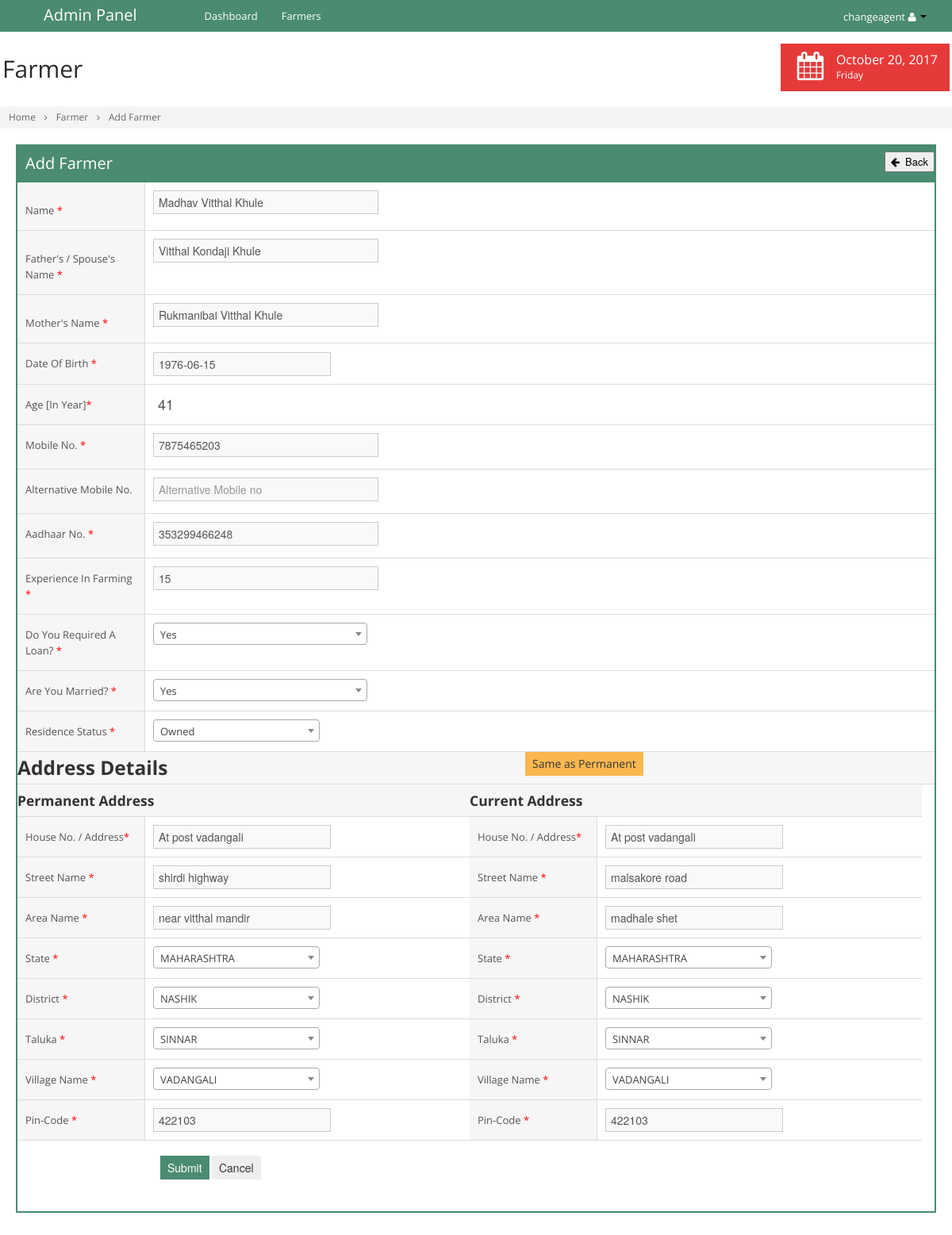
Screenshot of /edit_farmer.php?fm_id=100004 (signed in) with the database file from the repository.
### tables this page shows
CREATE TABLE IF NOT EXISTS `tbl_farmers` (
  `id` int(11) NOT NULL AUTO_INCREMENT,
  `fm_caid` int(11) NOT NULL,
  `fm_id` int(11) NOT NULL,
  `fm_name` varchar(255) NOT NULL,
  `fm_aadhar` bigint(11) NOT NULL,
  `fm_mobileno` bigint(11) NOT NULL,
  `fm_loan` varchar(255) NOT NULL,
  `fm_amount` varchar(255) NOT NULL,
  `fm_status` int(11) NOT NULL,
  `fm_createddt` datetime NOT NULL,
  `fm_createdby` varchar(255) NOT NULL,
  `fm_modifieddt` datetime NOT NULL,
  `fm_modifiedby` varchar(255) NOT NULL,
  PRIMARY KEY (`id`)
);

CREATE TABLE IF NOT EXISTS `tbl_personal_detail` (
  `id` int(11) NOT NULL AUTO_INCREMENT,
  `fm_caid` int(11) NOT NULL,
  `fm_id` int(11) NOT NULL,
  `f1_mfname` varchar(255) NOT NULL,
  `f1_mmname` varchar(500) NOT NULL,
  `f1_father` varchar(255) NOT NULL,
  `f1_age` int(11) NOT NULL,
  `f1_dob` date NOT NULL,
  `f1_mobno` varchar(50) NOT NULL,
  `f1_altno` varchar(50) NOT NULL,
  `f1_ppno` varchar(50) NOT NULL,
  `f1_pancard` varchar(50) NOT NULL,
  `f1_vote` varchar(50) NOT NULL,
  `f1_licno` varchar(50) NOT NULL,
  `f1_otherno` varchar(50) NOT NULL,
  `f1_expfarm` varchar(50) NOT NULL,
  `f1_required_loan` varchar(15) NOT NULL,
  `f1_required_loan_amt` varchar(255) NOT NULL,
  `f1_loan_purpose` varchar(50) NOT NULL,
  `f1_crop_cycle` varchar(100) NOT NULL,
  `f1_status` int(11) NOT NULL DEFAULT '0',
  `f1_section_id` int(11) NOT NULL,
  `f1_points` int(11) NOT NULL,
  `f1_created_date` datetime NOT NULL,
  `f1_created_by` varchar(100) NOT NULL,
  `f1_modified_date` datetime NOT NULL,
  `f1_modified_by` varchar(100) NOT NULL,
  PRIMARY KEY (`id`)
);

CREATE TABLE IF NOT EXISTS `tbl_residence_details` (
  `id` int(11) NOT NULL AUTO_INCREMENT,
  `fm_caid` int(11) NOT NULL,
  `fm_id` int(11) NOT NULL,
  `f7_resistatus` varchar(20) NOT NULL,
  `f7_rent_amount` varchar(255) NOT NULL,
  `f7_phouse` varchar(150) NOT NULL,
  `f7_pstreet` varchar(150) NOT NULL,
  `f7_parea` varchar(100) NOT NULL,
  `f7_pstate` varchar(100) NOT NULL,
  `f7_pdistrict` varchar(100) NOT NULL,
  `f7_ptaluka` varchar(100) NOT NULL,
  `f7_pvillage` varchar(100) NOT NULL,
  `f7_ppin` varchar(10) NOT NULL,
  `f7_platlon` varchar(100) NOT NULL,
  `f7_chouse` varchar(50) NOT NULL,
  `f7_cstreet` varchar(50) NOT NULL,
  `f7_carea` varchar(100) NOT NULL,
  `f7_cstate` varchar(100) NOT NULL,
  `f7_cdistrict` varchar(100) NOT NULL,
  `f7_ctaluka` varchar(100) NOT NULL,
  `f7_cvillage` varchar(100) NOT NULL,
  `f7_cpin` varchar(10) NOT NULL,
  `f7_clatlon` varchar(100) NOT NULL,
  `f7_television` int(11) NOT NULL DEFAULT '0',
  `f7_refrigerator` int(11) NOT NULL DEFAULT '0',
  `f7_wmachine` int(11) NOT NULL DEFAULT '0',
  `f7_mixer` int(11) NOT NULL DEFAULT '0',
  `f7_stove` int(11) NOT NULL DEFAULT '0',
  `f7_bicycle` int(11) NOT NULL DEFAULT '0',
  `f7_ccylinder` int(11) NOT NULL DEFAULT '0',
  `f7_fans` int(11) NOT NULL DEFAULT '0',
  `f7_motorcycle` int(11) NOT NULL DEFAULT '0',
  `f7_car` int(11) NOT NULL DEFAULT '0',
  `f7_status` int(11) NOT NULL DEFAULT '0',
  `f7_section_id` int(11) NOT NULL,
  `f7_points` int(11) NOT NULL,
  `f7_reg_points` int(11) NOT NULL,
  `f7_created_date` datetime NOT NULL,
  `f7_created_by` varchar(100) NOT NULL,
  `f7_modified_date` datetime NOT NULL,
  `f7_modified_by` varchar(100) NOT NULL,
  PRIMARY KEY (`id`)
);

### edit_farmer.php (the view, shortened to what the rows shown need)
<?php
	include('include/connection.php');
    $fm_id         = (isset($_REQUEST['fm_id'])?$_REQUEST['fm_id']:"");
        ?>
        <?php
	$res_get_farmer_info = lookup_value('tbl_farmers',array(),array("fm_id"=>$fm_id),array(),array(),array());
	if($res_get_farmer_info)
	{
		$num_get_farmer_info	= mysqli_num_rows($res_get_farmer_info);
		if($num_get_farmer_info != 0)
		{
			$row_get_farmer_info	= mysqli_fetch_array($res_get_farmer_info);
		}
	}
	$res_get_farmer_personal_info = lookup_value('tbl_personal_detail',array(),array("fm_id"=>$fm_id),array(),array(),array());
	if($res_get_farmer_personal_info)
	{
		$num_get_farmer_personal_info	= mysqli_num_rows($res_get_farmer_personal_info);
		if($num_get_farmer_personal_info != 0)
		{
			$row_get_farmer_personal_info	= mysqli_fetch_array($res_get_farmer_personal_info);
		}
	}
	$res_get_farmer_residence_info = lookup_value('tbl_residence_details',array(),array("fm_id"=>$fm_id),array(),array(),array());
	if($res_get_farmer_residence_info)
	{
		$num_get_farmer_residence_info	= mysqli_num_rows($res_get_farmer_residence_info);
		if($num_get_farmer_residence_info != 0)
		{
			$row_get_farmer_residence_info	= mysqli_fetch_array($res_get_farmer_residence_info);
		}
	}
?>
<!DOCTYPE html>
<html class="not-ie no-js" lang="en">
    <head>
    </head>
    <body class="<?php echo $theme_name; ?>" data-theme="<?php echo $theme_name; ?>">
        <div class="container-fluid" id="content">
            <div id="main" style="margin-left:0px !important">
                <div class="container-fluid">
                    <div class="box box-color box-bordered lightgreen" style="padding:0px;">
                        <div class="box-content nopadding">
                            <form method="POST" enctype="multipart/form-data" class='form-horizontal form-bordered form-validate' id="frm_edit_farmer" name="frm_edit_farmer">
                                <div class="control-group">
                                    <div class="controls">
                                    	<input type="text" value="<?php echo ucwords($row_get_farmer_info['fm_name']); ?>" id="txt_name" name="txt_name" class="input-xlarge v_name" data-rule-required="true" placeholder="Enter Your Name">
                                    </div>
                                </div>
                                <div class="control-group">
                                    <div class="controls">
                                    	<input type="text" value="<?php echo ucwords($row_get_farmer_personal_info['f1_father']); ?>" id="txt_father_name" name="txt_father_name" class="input-xlarge" data-rule-required="true" placeholder="Father's / Spouse's Name">
                                    </div>
                                </div>
                                <div class="control-group">
                                    <div class="controls">
                                    	<input type="text" value="<?php echo ucwords($row_get_farmer_personal_info['f1_mfname']); ?>" id="txt_mother_name" name="txt_mother_name" class="input-xlarge v_name" data-rule-required="true" placeholder="Mother Name" >
                                    </div>
                                </div>
                                <div class="control-group">
                                    <div class="controls">
                                    	<input type="text" value="<?php echo $row_get_farmer_personal_info['f1_dob']; ?>" id="txt_dob" name="txt_dob" placeholder="Date Of Birth" class="datepicker input-large" data-rule-required="true" />
                                    </div>
                                </div>
                                <div class="control-group">
                                    <div class="controls">
                                    	<input type="text" value="<?php echo $row_get_farmer_personal_info['f1_age']; ?>" id="txt_age" name="txt_age" placeholder="Age" class="input-large" data-rule-required="true" data-rule-number="true" readonly />
                                    </div>
                                </div>
                                <div class="control-group">
                                	<div class="controls">
                                        <input type="text" value="<?php echo $row_get_farmer_info['fm_mobileno']; ?>" placeholder="Mobile no" name="fm_mobileno" id="fm_mobileno" maxlength="10"  autocomplete="off" data-rule-required="true" onBlur="Mobile(this.value);"  data-rule-minlength="10"  data-rule-maxlength="10" class="input-xlarge v_number">
                                    </div>
                                </div>
                                <div class="control-group">
                                    <div class="controls">
                                    	<input type="text" value="<?php echo $row_get_farmer_info['fm_aadhar']; ?>" placeholder="Aadhaar no" name="fm_aadhar" id="fm_aadhar" data-rule-number="true" maxlength="12" data-rule-required="true" onBlur="Aadhaar(this.value, <?php echo $fm_id; ?>);"  data-rule-minlength="12"  data-rule-maxlength="12" class="input-xlarge v_number">
                                    </div>
                                </div>
                                <div class="control-group">
                                    <div class="controls">
                                    	<input type="text" value="<?php echo $row_get_farmer_personal_info['f1_expfarm']; ?>" placeholder="Experience In Farming" name="txt_farm_experience" id="txt_farm_experience" class="v_number input-xlarge" data-rule-number="true" data-rule-required="true" data-rule-maxlength="2">
                                    </div>
                                </div>
                                <div class="control-group span6" style="clear:both;">
                                    <div class="controls">
                                    	<input type="text" value="<?php if((isset($row_get_farmer_residence_info['f7_phouse'])) && $row_get_farmer_residence_info['f7_phouse'] != '') { echo $row_get_farmer_residence_info['f7_phouse']; } ?>" id="txt_p_house_no" name="txt_p_house_no" placeholder="House Number" class="input-large" data-rule-required="true" maxlength="150" size="150" />
                                    </div>
                                </div>
                                <div class="control-group span6">
                                    <div class="controls">
                                    	<input type="text" value="<?php if((isset($row_get_farmer_residence_info['f7_chouse'])) && $row_get_farmer_residence_info['f7_chouse'] != '') { echo $row_get_farmer_residence_info['f7_chouse']; } ?>" id="txt_c_house_no" name="txt_c_house_no" placeholder="House Number" class="input-large" data-rule-required="true" maxlength="150" size="150" />
                                    </div>
                                </div>
                                <div class="control-group span6" style="clear:both;">
                                    <div class="controls">
                                    	<input type="text" value="<?php if((isset($row_get_farmer_residence_info['f7_pstreet'])) && $row_get_farmer_residence_info['f7_pstreet'] != '') { echo $row_get_farmer_residence_info['f7_pstreet']; } ?>" id="txt_p_street_name" name="txt_p_street_name" placeholder="Street Name" class="input-large" data-rule-required="true" />
                                    </div>
                                </div>
                                <div class="control-group span6">
                                    <div class="controls">
                                    	<input type="text" value="<?php if((isset($row_get_farmer_residence_info['f7_cstreet'])) && $row_get_farmer_residence_info['f7_cstreet'] != '') { echo $row_get_farmer_residence_info['f7_cstreet']; } ?>" id="txt_c_street_name" name="txt_c_street_name" placeholder="Street Name" class="input-large" data-rule-required="true" />
                                    </div>
                                </div>
                                <div class="control-group span6" style="clear:both;">
                                    <div class="controls">
                                    	<input type="text" value="<?php if((isset($row_get_farmer_residence_info['f7_parea'])) && $row_get_farmer_residence_info['f7_parea'] != '') { echo $row_get_farmer_residence_info['f7_parea']; } ?>" id="txt_p_area_name" name="txt_p_area_name" placeholder="Area Name" class="input-large" data-rule-required="true" />
                                    </div>
                                </div>
                                <div class="control-group span6">
                                    <div class="controls">
                                    	<input type="text" value="<?php if((isset($row_get_farmer_residence_info['f7_carea'])) && $row_get_farmer_residence_info['f7_carea'] != '') { echo $row_get_farmer_residence_info['f7_carea']; } ?>" id="txt_c_area_name" name="txt_c_area_name" placeholder="Area Name" class="input-large" data-rule-required="true" />
                                    </div>
                                </div>
                                <div class="control-group span6" style="clear:both;">
                                    <div class="controls">
                                    	<input type="text" value="<?php if((isset($row_get_farmer_residence_info['f7_ppin'])) && $row_get_farmer_residence_info['f7_ppin'] != ''){ echo $row_get_farmer_residence_info['f7_ppin']; } ?>" id="txt_p_pincode" name="txt_p_pincode" placeholder="Pin-Code" class="input-large" data-rule-required="true" data-rule-number="true" minlength="6" maxlength="6" size="6" />
                                    </div>
                                </div>
                                <div class="control-group span6">
                                    <div class="controls">
                                    	<input type="text" value="<?php if((isset($row_get_farmer_residence_info['f7_cpin'])) && $row_get_farmer_residence_info['f7_cpin'] != ''){ echo $row_get_farmer_residence_info['f7_cpin']; } ?>" id="txt_c_pincode" name="txt_c_pincode" placeholder="Pin-Code" class="input-large" data-rule-required="true" data-rule-number="true" minlength="6" maxlength="6" size="6" />
                                    </div>
                                </div>
                            </form>
                    	</div>
                	</div>
                </div>
	        </div>
        </div>
    </body>
</html>

### rows the page displays
tbl_farmers: txt_name "Madhav Vitthal Khule", fm_mobileno "7875465203", fm_aadhar "353299466248"
tbl_personal_detail: txt_father_name "Vitthal Kondaji Khule", txt_mother_name "Rukmanibai Vitthal Khule", txt_dob "1976-06-15", txt_age "41", txt_farm_experience "15"
tbl_residence_details: txt_p_house_no "At post vadangali", txt_c_house_no "At post vadangali", txt_p_street_name "shirdi highway", txt_c_street_name "malsakore road", txt_p_area_name "near vitthal mandir", txt_c_area_name "madhale shet", txt_p_pincode "422103", txt_c_pincode "422103"

### other values shown
$_SESSION['sqyard_user'] "changeagent"
$feature_name "Farmer"
$home_name "Home"
$title "Add Farmer"
